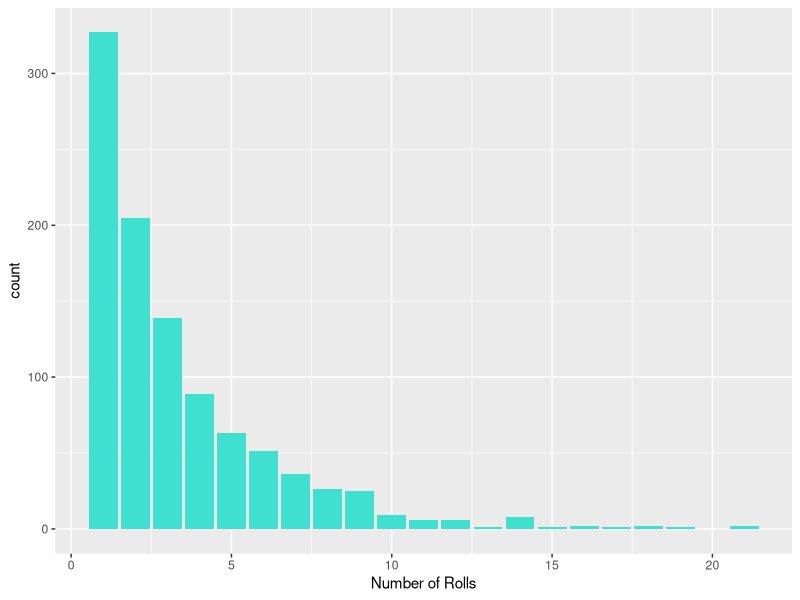
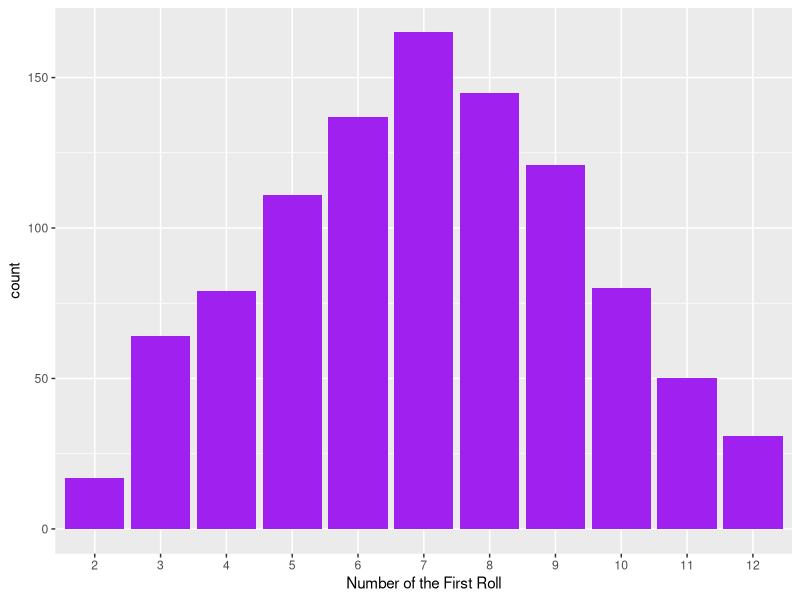
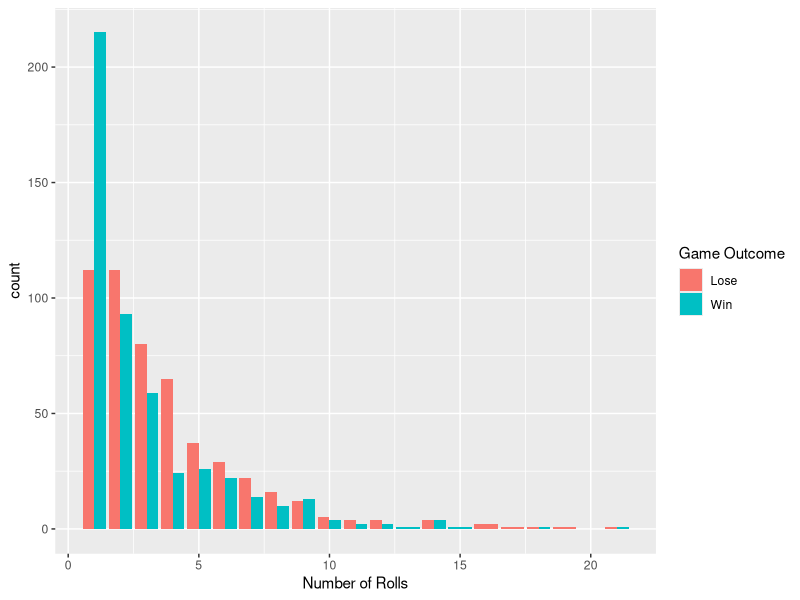

Reproduce these figures in R, in order.
## ---- chunk 1
library(dplyr)

################ helper functions #################

roll_dice <- function() {
  # Input: None
  # Output: an integer from 1:12
  # Description: Generate 2 random integers from 1 to 6 and sum them
  
  sample(1:6, 2, replace = T) %>% sum()
}

appendVectors <- function(roll,outcome,df) { 
# Input: Die roll and outcome 
# Output: appended vectors.
# Description: appends id, roll, and outcome vectors with information for the most recent roll.
  
  newRow <- data.frame(nrow(df)+1,roll,outcome)
  names(newRow) <- c("id","roll","outcome")
  df <- rbind(df,newRow)
  
  return(df)
}

comeOut <- function(roll,df){
# Input: Die roll 
# Output: win/loss message
# Description: if the come out roll was a 7 or 11, the code displays a win message and returns a data frame. if the come out roll was a 2, 3 or 12, the function displays a lose message and returns a data frame. note in both cases, info from the roll is appended to the respective vectors (id,roll,outcome), which then are combined into the data frame that is returned in both cases.  
  
  if (roll %in% c(7,11)) {
    df <-appendVectors(roll,"Win",df)
    return(df)
  } else {
    df <-appendVectors(roll,"Lose",df)
    return(df)
  }
}

pointRoll <- function(roll,df){
# Input: Die roll 
# Output: win/loss message
# Description: code sets the point roll as equal to the die roll. info from the first roll is appended to the respective vectors (id, roll, outcome). the code uses the roll_die() function to roll again. if a 7 is rolled, info is appended to the vectors, a lose message is displayed, and the vectors are appended into a data frame that is also returned. the point is rolled, roll info is appended to the vectors, a win message is displayed, and the vectors are appended into a data frame that gets returned.this function is repeated until either a 7 or point is rolled.
    
  
  # set point 
  point <- roll
  
  # roll until either a 7 or the point is rolled
  repeat {
    df <- appendVectors(roll,"Continue",df)
    roll <- roll_dice()
    
    # check if new roll is a seven or the point is roll
    if (roll == 7) {
      df <- appendVectors(roll,"Lose",df)
      return(df)
    } else if(roll == point){
      df <- appendVectors(roll,"Win",df)
      return(df)
    }
  }
}

################ main functions #################

simulate_craps_game <- function() {
  # Input: 
  # Output: 
  # Description:
  
  # set up empty data frame
  df <- data.frame()
  
  # come out roll
  first_roll <- roll_dice()
  
  # evaluate first_roll
  if (first_roll %in% c(2,3,7,11,12)) {
    comeOut(first_roll,df)
  } else {
    pointRoll(first_roll,df)
  }
}

summarize_craps_game <- function(df) {
  # Input: data frame from a simulated craps game
  # Output: a single row of data summarizing the game
  # Description: this function takes in the data frame from a single game of craps and summarizes it. the summary includes the number of rolls in the game, whether the game was won or lost, and the point, if applicable

  if (nrow(df) == 1) {
    df <- data.frame(nrow(df),df[1,2],df[nrow(df),3],"NA")
    names(df) <- c("number_of_rolls","first_roll","game_outcome","point") 
  } else{
    df <- data.frame(nrow(df),df[1,2],df[nrow(df),3],df[1,2])
    names(df) <- c("number_of_rolls","first_roll","game_outcome","point") 
  }
  return(df)
}

run_craps_simulation <- function(N) {
  # Input: an integer N which determines the number of games to simulate
  # Output: a dataframe containing the outcomes of the simulated games
  # Description:
  
  # set up empty data frame to be returned
  df <- data.frame()
  
  # append rows to the data frame until the data frame equals N
  repeat{
    summaryGame <- summarize_craps_game(simulate_craps_game())
    df <- rbind(df,summaryGame)
    
    if (nrow(df) == N) {
      return(df)
    }
  }
}
## ---- chunk 2
sim <- run_craps_simulation(1000)

library(ggplot2)

ggplot(sim, aes(x = number_of_rolls)) + 
  geom_bar(fill = "turquoise") +
  xlab("Number of Rolls")
## ---- chunk 3
sim$first_roll <- factor(sim$first_roll)

ggplot(sim, aes(x = first_roll)) + 
  geom_bar(fill = "purple") +
  xlab("Number of the First Roll")
## ---- chunk 4
# plot displaying game outcome based on # of rolls
ggplot(sim, aes(x = number_of_rolls, fill = game_outcome)) + 
  geom_bar(position = 'dodge') +
  xlab("Number of Rolls") +
  guides(fill=guide_legend(title="Game Outcome"))
## ---- chunk 5
library(dplyr)
dpl <- sim %>%
  filter(number_of_rolls == 1 & game_outcome == "Lose")
 
prob <- nrow(dpl)/nrow(sim)
prob
## ---- chunk 6
probVector <- c()
for (x in 1:9) {
  sim <- run_craps_simulation(1000)
  dpl <- sim %>%
    filter(number_of_rolls == 1 & game_outcome == "Lose")
  prob <- nrow(dpl)/nrow(sim)
  probVector <- append(probVector,prob)
}
## ---- chunk 7
probVector
var <- sd(c(prob,probVector))
var
